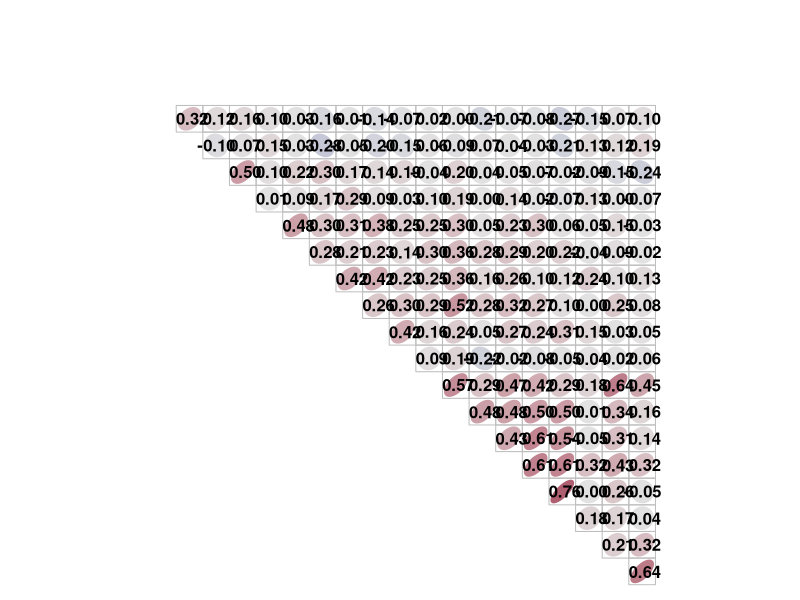

Source code (R): (Note: this script raises an error after producing the figure.)
suppressMessages(library(corrplot)) # 0.84
suppressMessages(library(tidyverse)) # 1.3.0
suppressMessages(library(colorspace)) # 1.4.1

# From qdap v2.4.3
# https://cran.r-project.org/web/packages/qdap/index.html
.multigsub <-
  function (pattern, replacement, text.var, leadspace = FALSE, 
            trailspace = FALSE, fixed = TRUE, trim = TRUE, order.pattern = fixed, 
            ...) {
    
    if (leadspace | trailspace) replacement <- spaste(replacement, trailing = trailspace, leading = leadspace)
    
    if (fixed && order.pattern) {
      ord <- rev(order(nchar(pattern)))
      pattern <- pattern[ord]
      if (length(replacement) != 1) replacement <- replacement[ord]
    }
    if (length(replacement) == 1) replacement <- rep(replacement, length(pattern))
    
    for (i in seq_along(pattern)){
      text.var <- gsub(pattern[i], replacement[i], text.var, fixed = fixed, ...)
    }
    
    if (trim) text.var <- gsub("\\s+", " ", gsub("^\\s+|\\s+$", "", text.var, perl=TRUE), perl=TRUE)
    text.var
}

df <- read.csv("../results/naive_plot_counts.csv", header = TRUE, check.names = FALSE)

contrast <- "_d2-d1$"

sample_of_interest <- grep(contrast, colnames(df), value=TRUE)

df <- df %>% select(Gene,one_of(sample_of_interest))
row.names(df) <- df$Gene
df$Gene <- NULL

converter_in  <- c("alpha","beta","gamma","delta","IL-12IL-23p40")
converter_out <- c("a","b","g","d","p40")

rownames(df) <- .multigsub(converter_in,converter_out,rownames(df))

df <- as.data.frame(t(as.matrix(df)))

# Remove
#remove bad columns
filter <- apply(df, 2, function(z) all(is.na(z)))
df <- df[,!filter]
# Remove
filter <- apply(df,1,function(z) any(is.na(z)))
df <- df[!filter,]

M <- cor(df, method = "spearman")
p.mat <- cor.mtest(df)$p

p.mat <- matrix(p.adjust(c(p.mat)), nrow=nrow(p.mat), byrow=FALSE)
col <- diverging_hcl(n=200, palette="Blue-Red")


imageWidth = 1300
imageHeight = 1300
dpi = 300

png(
  filename="../plots/corrplot_d2vd1.png",
  width=imageWidth,
  height=imageHeight,
  units="px",
  pointsize=4,
  bg="white",
  res=dpi,
  type="cairo")

p <- corrplot(M, method = "ellipse", col = col,
              type = "upper", order = "hclust", number.cex = 1, number.font=2,
              addCoef.col = "black", # Add coefficient of correlation
              tl.col = "black", tl.srt = 90, tl.cex=1.5, # Text label color and rotation
              # Combine with significance
              p.mat = p.mat, sig.level = 0.01, insig = "blank", 
              # hide correlation coefficient on the principal diagonal
              diag = FALSE,cl.cex = 2)

p

dev.off()

df <- df %>% rownames_to_column("patient_id")
write.csv(df, "../results/corrplot_d2vd1.csv", row.names = FALSE, quote = FALSE)